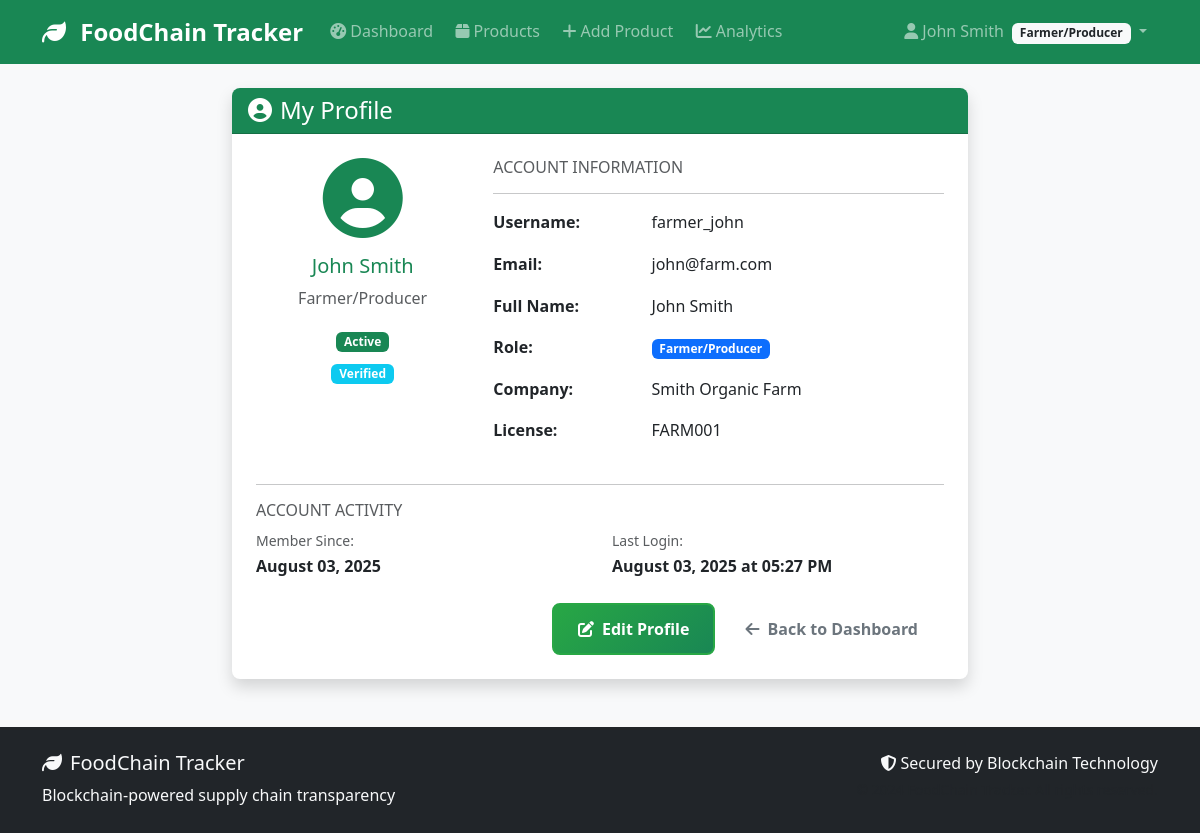
Before: /auth/profile (signed in) with the older database file.
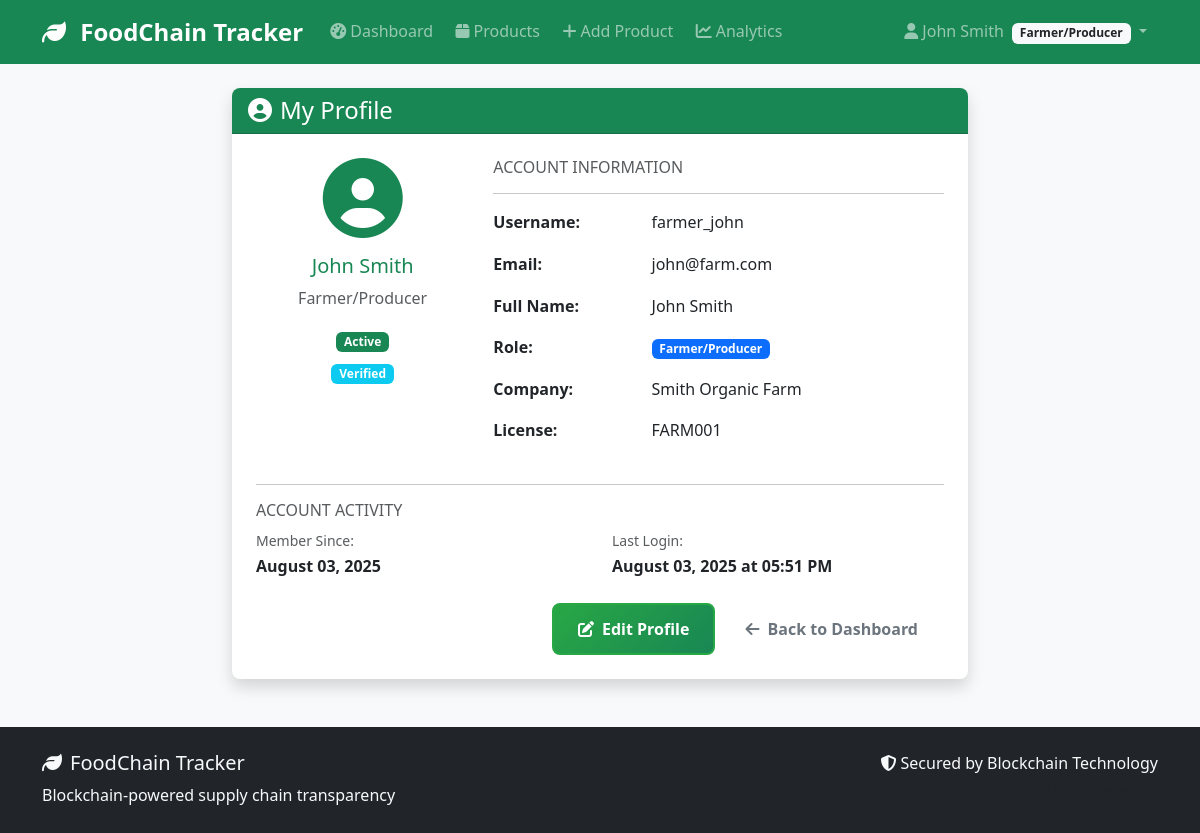
After: the same page with the newer database file.
### models/user.py (models this page shows, shortened)
class User(UserMixin, db.Model):
    __tablename__ = 'users'
    id = db.Column(db.Integer, primary_key=True)
    username = db.Column(db.String(80), unique=True, nullable=False)
    email = db.Column(db.String(120), unique=True, nullable=False)
    password_hash = db.Column(db.String(200), nullable=False)
    full_name = db.Column(db.String(100), nullable=False)
    phone = db.Column(db.String(20))
    address = db.Column(db.Text)
    role = db.Column(db.String(20), nullable=False)  # 'farmer', 'distributor', 'retailer', 'inspector'
    company_name = db.Column(db.String(100))
    license_number = db.Column(db.String(50))  # Business license or certification
    is_active = db.Column(db.Boolean, default=True)
    is_verified = db.Column(db.Boolean, default=False)  # For business verification
    created_at = db.Column(db.DateTime, default=datetime.utcnow)
    last_login = db.Column(db.DateTime)
    products_created = db.relationship('Product', foreign_keys='Product.created_by',
                                     backref='creator', lazy='dynamic')
    sent_transactions = db.relationship('Transaction', foreign_keys='Transaction.from_user_id',
                                      backref='sender', lazy='dynamic')
    received_transactions = db.relationship('Transaction', foreign_keys='Transaction.to_user_id',
                                          backref='receiver', lazy='dynamic')
    def get_role_display(self):
        role_names = {
            'farmer': 'Farmer/Producer',
            'distributor': 'Distributor',
            'retailer': 'Retailer',
            'inspector': 'Inspector'
        }
        return role_names.get(self.role, self.role.title())
    def can_create_products(self):
        return self.role == 'farmer'

### routes/auth.py (the view)
@auth_bp.route('/profile')
@login_required
def profile():
    return render_template('auth/profile.html', user=current_user)

### templates/auth/profile.html (shortened to what the changed rows need)
{% extends "base.html" %}
{% block content %}
<div class="row justify-content-center">
    <div class="col-lg-8">
        <div class="card shadow">
            <div class="card-body p-4">
                <div class="row mb-4">
                    <div class="col-md-4 text-center">
                        <div class="profile-avatar mb-3">
                            <i class="fas fa-user-circle fa-5x text-success"></i>
                        </div>
                        <h5 class="text-success">{{ user.full_name }}</h5>
                        <p class="text-muted">{{ user.get_role_display() }}</p>
                        <span class="badge bg-{{ 'success' if user.is_active else 'danger' }} mb-2">
                            {{ 'Active' if user.is_active else 'Inactive' }}
                        </span>
                        {% if user.is_verified %}
                            <br><span class="badge bg-info">Verified</span>
                        {% endif %}
                    </div>
                    <div class="col-md-8">
                        <div class="row mb-3">
                            <div class="col-sm-4"><strong>Username:</strong></div>
                            <div class="col-sm-8">{{ user.username }}</div>
                        </div>
                        <div class="row mb-3">
                            <div class="col-sm-4"><strong>Email:</strong></div>
                            <div class="col-sm-8">{{ user.email }}</div>
                        </div>
                        <div class="row mb-3">
                            <div class="col-sm-4"><strong>Full Name:</strong></div>
                            <div class="col-sm-8">{{ user.full_name }}</div>
                        </div>
                        <div class="row mb-3">
                            <div class="col-sm-8">
                                <span class="badge bg-primary">{{ user.get_role_display() }}</span>
                            </div>
                        </div>
                        {% if user.company_name %}
                        <div class="row mb-3">
                            <div class="col-sm-4"><strong>Company:</strong></div>
                            <div class="col-sm-8">{{ user.company_name }}</div>
                        </div>
                        {% endif %}
                        {% if user.license_number %}
                        <div class="row mb-3">
                            <div class="col-sm-4"><strong>License:</strong></div>
                            <div class="col-sm-8">{{ user.license_number }}</div>
                        </div>
                        {% endif %}
                    </div>
                </div>
                <div class="row">
                    <div class="col-md-6">
                        <small class="text-muted">Member Since:</small><br>
                        <strong>{{ user.created_at.strftime('%B %d, %Y') if user.created_at else 'N/A' }}</strong>
                    </div>
                    <div class="col-md-6">
                        <small class="text-muted">Last Login:</small><br>
                        <strong>{{ user.last_login.strftime('%B %d, %Y at %I:%M %p') if user.last_login else 'Never' }}</strong>
                    </div>
                </div>
            </div>
        </div>
    </div>
</div>
{% endblock %}

### templates/base.html (shortened to what this page needs)
<!DOCTYPE html>
<html lang="en">
<head>
    <link href="https://cdn.jsdelivr.net/npm/bootstrap@5.3.0/dist/css/bootstrap.min.css" rel="stylesheet">
    <link href="https://cdnjs.cloudflare.com/ajax/libs/font-awesome/6.4.0/css/all.min.css" rel="stylesheet">
    <link href="{{ url_for('static', filename='css/style.css') }}" rel="stylesheet">
</head>
<body>
    <nav class="navbar navbar-expand-lg navbar-dark bg-success">
        <div class="container">
            <a class="navbar-brand" href="{{ url_for('index') }}">
                <i class="fas fa-leaf me-2"></i>
                FoodChain Tracker
            </a>
            <div class="collapse navbar-collapse" id="navbarNav">
                <ul class="navbar-nav me-auto">
                    {% if current_user.is_authenticated %}
                        <li class="nav-item">
                            <a class="nav-link" href="{{ url_for('dashboard.main') }}">
                                <i class="fas fa-tachometer-alt me-1"></i>Dashboard
                            </a>
                        </li>
                        <li class="nav-item">
                            <a class="nav-link" href="{{ url_for('products.list_products') }}">
                                <i class="fas fa-box me-1"></i>Products
                            </a>
                        </li>
                        {% if current_user.can_create_products() %}
                        <li class="nav-item">
                            <a class="nav-link" href="{{ url_for('products.add_product') }}">
                                <i class="fas fa-plus me-1"></i>Add Product
                            </a>
                        </li>
                        {% endif %}
                        <li class="nav-item">
                            <a class="nav-link" href="{{ url_for('analytics.dashboard') }}">
                                <i class="fas fa-chart-line me-1"></i>Analytics
                            </a>
                        </li>
                    {% endif %}
                </ul>
                <ul class="navbar-nav">
                    {% if current_user.is_authenticated %}
                        <li class="nav-item dropdown">
                            <a class="nav-link dropdown-toggle" href="#" id="navbarDropdown" role="button" data-bs-toggle="dropdown">
                                <i class="fas fa-user me-1"></i>{{ current_user.full_name }}
                                <span class="badge bg-light text-dark ms-1">{{ current_user.get_role_display() }}</span>
                            </a>
                        </li>
                    {% endif %}
                </ul>
            </div>
        </div>
    </nav>
    <main class="container my-4">
        {% block content %}{% endblock %}
    </main>
    <footer class="bg-dark text-light py-4 mt-5">
        <div class="container">
            <div class="row">
                <div class="col-md-6">
                    <h5><i class="fas fa-leaf me-2"></i>FoodChain Tracker</h5>
                    <p class="mb-0">Blockchain-powered supply chain transparency</p>
                </div>
                <div class="col-md-6 text-md-end">
                    <p class="mb-0">
                        <i class="fas fa-shield-alt me-1"></i>Secured by Blockchain Technology
                    </p>
                    <small class="text-muted">© 2024 FoodChain Tracker. All rights reserved.</small>
                </div>
            </div>
        </div>
    </footer>
</body>
</html>

Changed rows visible on the page:
changed User "John Smith": last_login "August 03, 2025 at 05:27 PM" → "August 03, 2025 at 05:51 PM"
